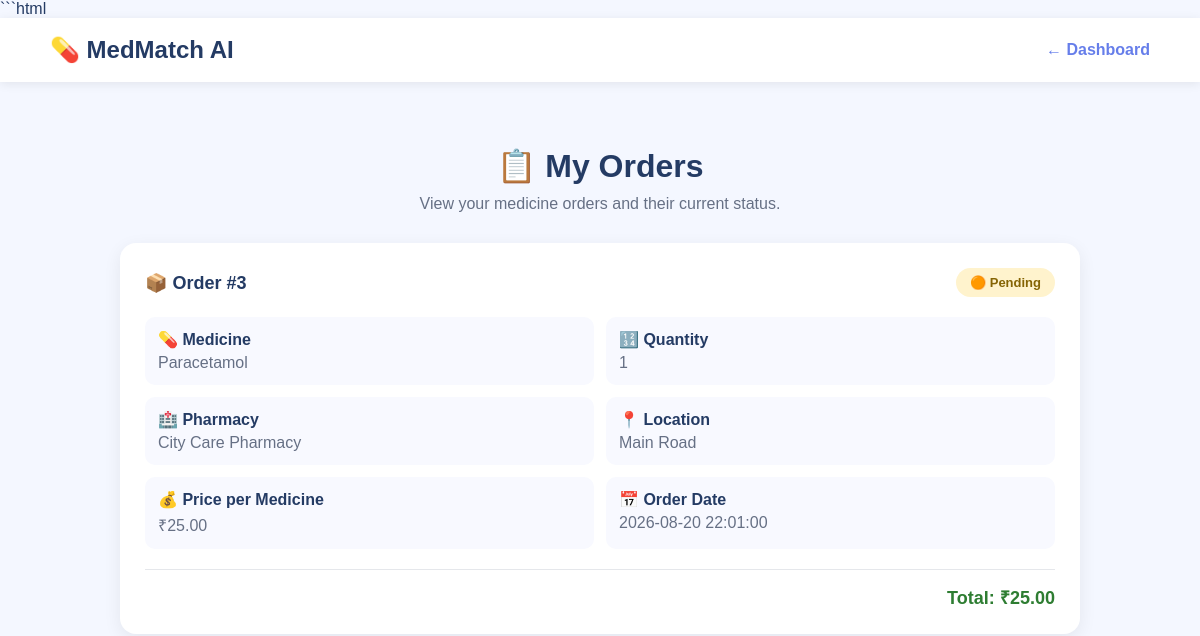
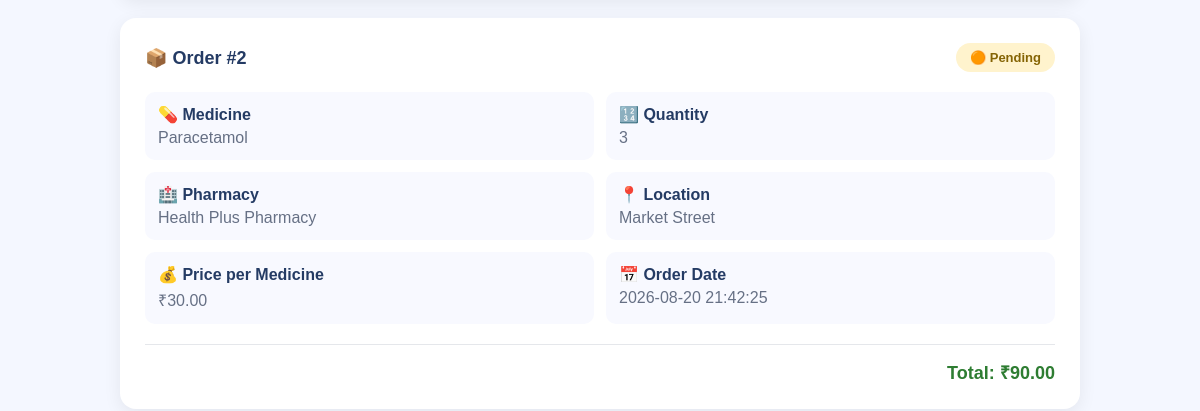
The page /orders (signed in, upper part) on the database as committed earlier (2 pictures, top to bottom).
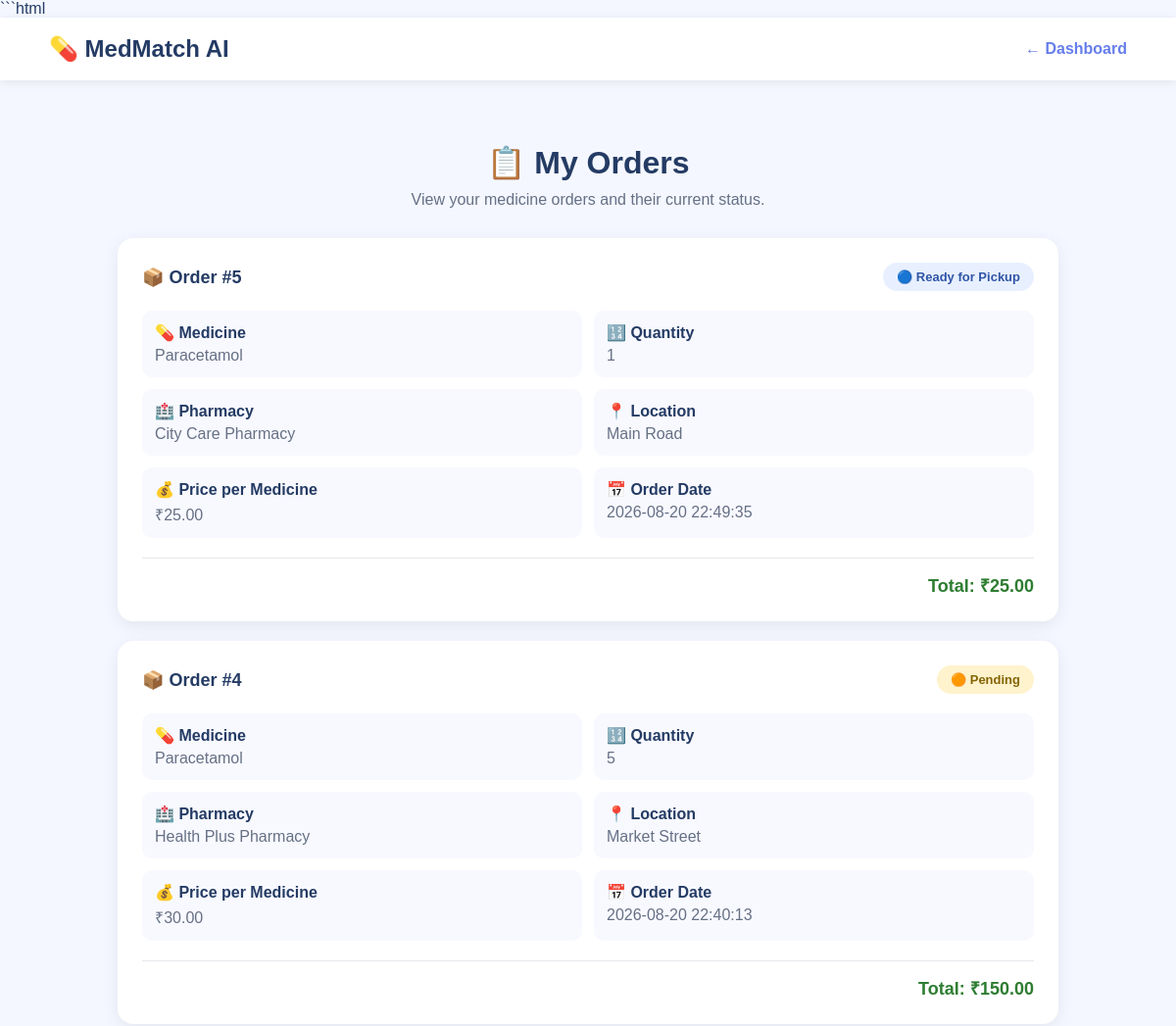
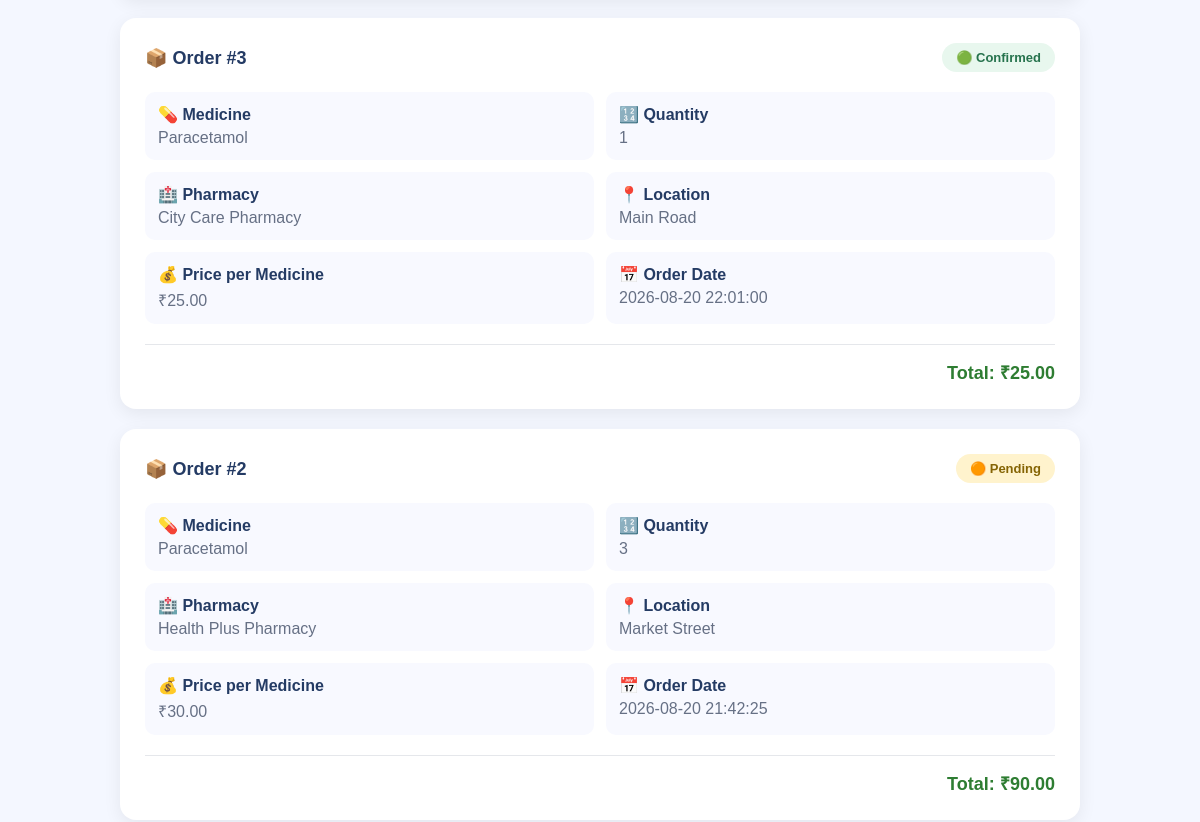
The same page on the database as committed later (2 pictures, top to bottom).
### tables this page shows
CREATE TABLE orders (
            id INTEGER PRIMARY KEY AUTOINCREMENT,
            user_id INTEGER,
            pharmacy_id INTEGER,
            medicine_id INTEGER,
            quantity INTEGER NOT NULL,
            order_date TEXT,
            status TEXT DEFAULT 'Pending',
            FOREIGN KEY (user_id)
                REFERENCES users(id),
            FOREIGN KEY (pharmacy_id)
                REFERENCES pharmacies(id),
            FOREIGN KEY (medicine_id)
                REFERENCES medicines(id)
        );

CREATE TABLE medicines (
            id INTEGER PRIMARY KEY AUTOINCREMENT,
            name TEXT NOT NULL,
            category TEXT,
            purpose TEXT,
            price REAL
        );

CREATE TABLE pharmacies (
            id INTEGER PRIMARY KEY AUTOINCREMENT,
            name TEXT NOT NULL,
            location TEXT,
            phone TEXT
        );

CREATE TABLE stock (
            id INTEGER PRIMARY KEY AUTOINCREMENT,
            pharmacy_id INTEGER,
            medicine_id INTEGER,
            available INTEGER DEFAULT 0, price REAL DEFAULT 0,
            FOREIGN KEY (pharmacy_id) REFERENCES pharmacies(id),
            FOREIGN KEY (medicine_id) REFERENCES medicines(id)
        );

### app.py (the view)
@app.route("/orders")
def orders():
    user_id = session.get("user_id")
    if not user_id:
        return redirect(url_for("login"))
    connection = get_db_connection()
    cursor = connection.cursor()
    cursor.execute("""
        SELECT
            orders.id,
            medicines.name AS medicine,
            pharmacies.name AS pharmacy,
            pharmacies.location,
            orders.quantity,
            stock.price,
            orders.order_date,
            orders.status
        FROM orders

        JOIN medicines
            ON orders.medicine_id = medicines.id

        JOIN pharmacies
            ON orders.pharmacy_id = pharmacies.id

        LEFT JOIN stock
            ON stock.medicine_id = orders.medicine_id
            AND stock.pharmacy_id = orders.pharmacy_id

        WHERE orders.user_id = ?

        ORDER BY orders.id DESC
    """, (user_id,))
    orders_data = cursor.fetchall()
    connection.close()
    return render_template(
        "orders.html",
        orders=orders_data
    )

### database.py (called while the page is built)
def get_db_connection():
    connection = sqlite3.connect(DATABASE)
    connection.row_factory = sqlite3.Row
    return connection

### templates/orders.html (shortened to what this page needs)
<!DOCTYPE html>
<html lang="en">
<head>
</head>
<body>
    <nav>
        <div class="logo">
            💊 MedMatch AI
        </div>
        <a href="/dashboard" class="back">
            ← Dashboard
        </a>
    </nav>
    <div class="container">
        <div class="header">
            <h1>
                📋 My Orders
            </h1>
            <p>
                View your medicine orders and their current status.
            </p>
        </div>
        {% if orders %}
            {% for order in orders %}
            <div class="order-card">
                <div class="order-header">
                    <div class="order-id">
                        📦 Order #{{ order["id"] }}
                    </div>
                    {% if order["status"] == "Pending" %}
                        <div class="status pending">
                            🟠 Pending
                        </div>
                    {% elif order["status"] == "Confirmed" %}
                        <div class="status confirmed">
                            🟢 Confirmed
                        </div>
                    {% elif order["status"] == "Ready for Pickup" %}
                        <div class="status ready">
                            🔵 Ready for Pickup
                        </div>
                    {% elif order["status"] == "Completed" %}
                        <div class="status completed">
                            ✅ Completed
                        </div>
                    {% else %}
                        <div class="status">
                            {{ order["status"] }}
                        </div>
                    {% endif %}
                </div>
                <div class="details">
                    <div class="detail">
                        <strong>
                            💊 Medicine
                        </strong>
                        <span>
                            {{ order["medicine"] }}
                        </span>
                    </div>
                    <div class="detail">
                        <strong>
                            🔢 Quantity
                        </strong>
                        <span>
                            {{ order["quantity"] }}
                        </span>
                    </div>
                    <div class="detail">
                        <strong>
                            🏥 Pharmacy
                        </strong>
                        <span>
                            {{ order["pharmacy"] }}
                        </span>
                    </div>
                    <div class="detail">
                        <strong>
                            📍 Location
                        </strong>
                        <span>
                            {{ order["location"] }}
                        </span>
                    </div>
                    <div class="detail">
                        <strong>
                            💰 Price per Medicine
                        </strong>
                        <span>
                            ₹{{ "%.2f"|format(order["price"] or 0) }}
                        </span>
                    </div>
                    <div class="detail">
                        <strong>
                            📅 Order Date
                        </strong>
                        <span>
                            {{ order["order_date"] }}
                        </span>
                    </div>
                </div>
                <div class="total">
                    Total:
                    ₹{{ "%.2f"|format(
                        (order["price"] or 0) * order["quantity"]
                    ) }}
                </div>
            </div>
            {% endfor %}
        {% endif %}
    </div>
</body>
</html>

Rows that differ between the two databases and show on the page:
added orders: id "5", status "🔵 Ready for Pickup", medicine "Paracetamol", quantity "1", pharmacy "City Care Pharmacy", location "Main Road", {{ "%.2f"|format(order["price"] or 0) }} "25.00", order_date "2026-08-20 22:49:35", stock.price.quantity "25.00"
added orders: id "4", status "🟠 Pending", medicine "Paracetamol", quantity "5", pharmacy "Health Plus Pharmacy", location "Market Street", {{ "%.2f"|format(order["price"] or 0) }} "30.00", order_date "2026-08-20 22:40:13", stock.price.quantity "150.00"
changed orders id 3: status "🟠 Pending" → "🟢 Confirmed"
